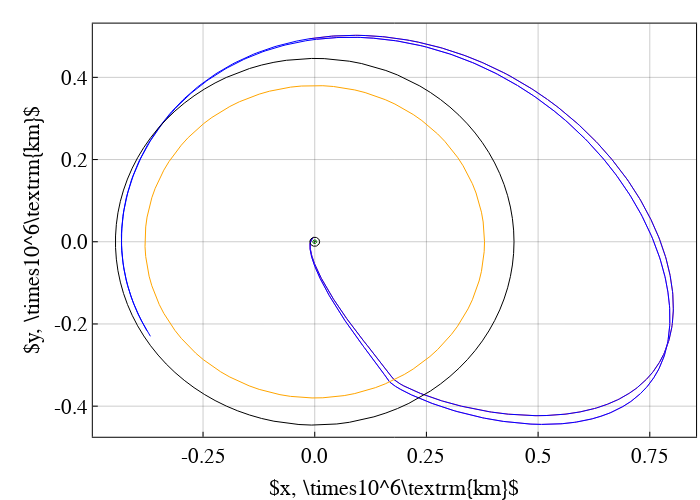

Here is the notebook cell this chart was saved with:
### Code cell
tofs= [row[1] for row in eachrow( df ) ] 
tof_max = maximum(tofs)
tof_min = minimum(tofs)

tof_max_days = tof_max * param3b.tstar / (24*60*60)
tof_min_days = tof_min * param3b.tstar / (24*60*60)

colors = [interpolatecolor(cs, row[1], tof_min, tof_max) for row in eachrow(df)]

for (i, row) in enumerate( eachrow( df ) ) 
    println(i)
    x = collect(values(row[3:end]))
    color = colors[i]
    res, sol_param_list, sols_ballistic, tofs = SailorMoon.multishoot_trajectory2(x, dir_func, paramMulti, true, false)
        
    # ballistic legs
    for sol_ballistic in sols_ballistic
#         println(sol_ballistic)
        
        if i == 1
#             println(length(sol[7,:]))
#             println(sol[7,:])
#             println(sol.t)
            scatter!(p_time, sol_ballistic.t[:],  sol_ballistic[7,:])
        end
   
        plot!(pcart, (hcat(sol_ballistic.u...)[1,:].- param3b.as) .* param3b.lstar, hcat(sol_ballistic.u...)[2,:].*param3b.lstar, c=:blue, label=false)
#         plot!(pcart, (hcat(sol_ballistic.u...)[1,:].- param3b.as) .* param3b.lstar, hcat(sol_ballistic.u...)[2,:].*param3b.lstar, c=color, label=false)
    end
    
    for j = 1:length(sol_param_list)
        sol, _, name = sol_param_list[j]
        
        if i == 1
#             println(length(sol[7,:]))
#             println(sol[7,:])
#             println(sol.t)
            scatter!(p_time, sol.t[:],  sol[7,:])
        end
        
        plot!(pcart, (sol[1,:] .- param3b.as) .* param3b.lstar , sol[2,:].*param3b.lstar, c=color)
        plot!(pcart, (sol[1,:] .- param3b.as) .* param3b.lstar , sol[2,:].*param3b.lstar, c=:blue)

#         plot!(pcart, sol[1,:], sol[2,:], c=color)
#         scatter!(pcart, [sol[1,1],sol[1,end]], [sol[2,1],sol[2,end]], label=false, c=arcs_color[name], marker=:circle)
    end
    
end


plot!(pcart, earth[1,:], earth[2,:], c=:green, lw=1.0, label="earth")
plot!(pcart, earth_ub[1,:], earth_ub[2,:], c=:black, lw=1.0, label="earth")
plot!(pcart, earth_lb[1,:], earth_lb[2,:], c=:black, lw=1.0, label="earth")
plot!(pcart, moon[1,:], moon[2,:], c=:orange, lw=1.0, label="moon")
plot!(pcart, moon_soi_outer[1,:], moon_soi_outer[2,:], c=:black, lw=1.0, label="moon_soi_outer",
    xaxis=(formatter=x->string(round(x / 10^6; digits=2))),
    yaxis=(formatter=y->string(round(y / 10^6; digits=1))),
)

pcart
